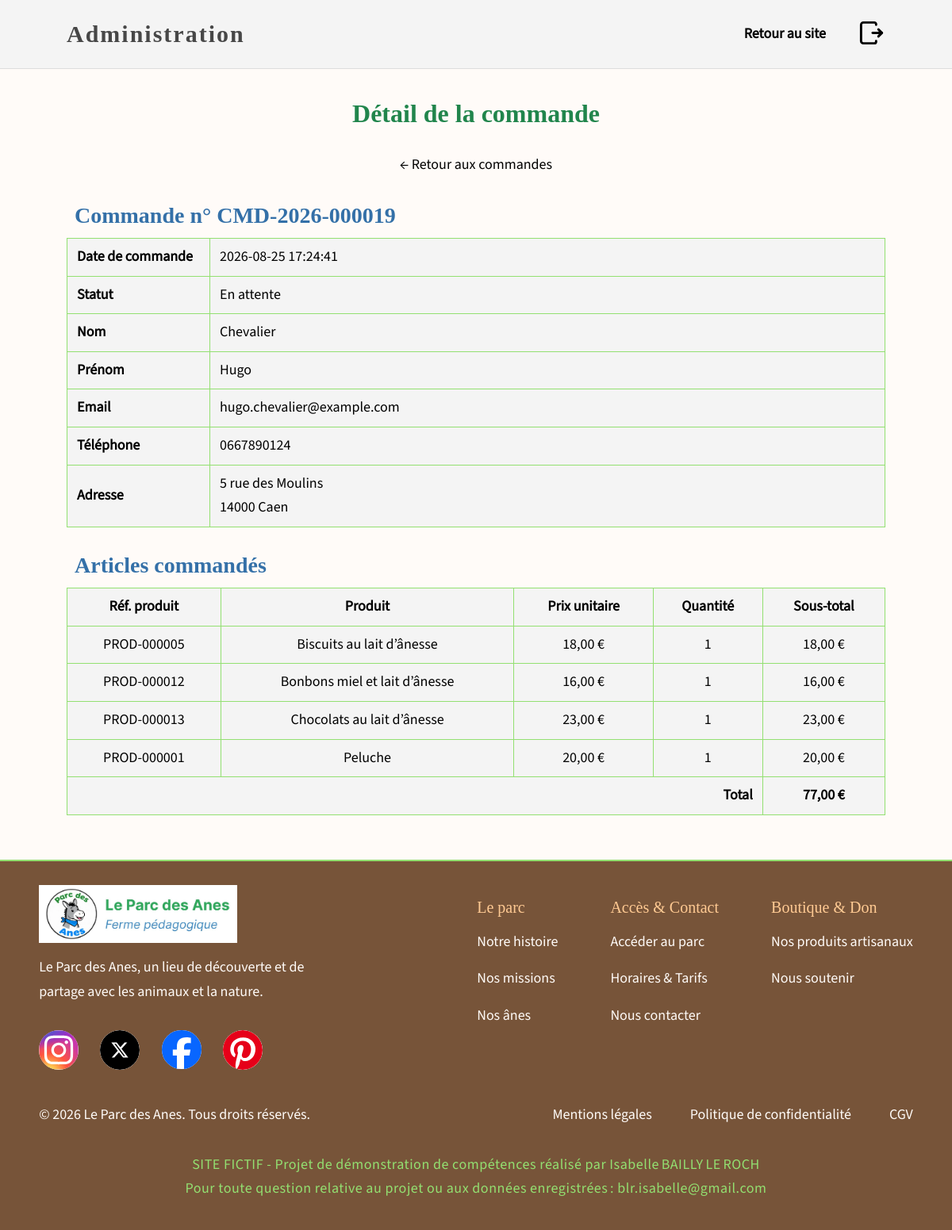
Page /?url=admin/commandes/show&id=19 (signed in) on the committed database.
### tables this page shows
CREATE TABLE `orders` (
  `id` int(11) NOT NULL,
  `order_number` varchar(20) NOT NULL,
  `user_id` int(11) NOT NULL,
  `last_name` varchar(100) NOT NULL,
  `first_name` varchar(100) NOT NULL,
  `email` varchar(255) NOT NULL,
  `phone` varchar(20) DEFAULT NULL,
  `address` varchar(255) NOT NULL,
  `postcode` varchar(5) NOT NULL,
  `city` varchar(100) NOT NULL,
  `status` varchar(20) NOT NULL DEFAULT 'pending',
  `created_at` datetime NOT NULL DEFAULT current_timestamp()
);

CREATE TABLE `order_items` (
  `id` int(11) NOT NULL,
  `order_id` int(11) NOT NULL,
  `product_id` int(11) NOT NULL,
  `product_reference` varchar(100) NOT NULL,
  `product_name` varchar(255) NOT NULL,
  `unit_price` decimal(10,2) NOT NULL,
  `quantity` int(11) NOT NULL,
  `subtotal` decimal(10,2) NOT NULL
);

### src/Controllers/BaseController.php (called while the page is built, shortened)
<?php
class BaseController
{
    protected function renderViewAndMeta(string $view, array $data = [])
    {
        $parts = explode('/', $view);
        $action = array_pop($parts);
        $section = implode('.', $parts);
        $metaService = new Meta();
        $meta = $metaService->getMeta($section, $action);
        $siteName = $metaService->siteName();
        $pageTitle = trim($meta['title'] ?? '');
        $title = ($pageTitle === '' || $pageTitle === $siteName)
            ? $siteName
            : $siteName . ' - ' . $pageTitle;
        $data['meta'] = $meta;
        $data['title'] = $title;
        $data['internalStyles'] = $data['internalStyles'] ?? [];
        $data['externalStyles'] = $data['externalStyles'] ?? [];
        $data['internalScripts'] = $data['internalScripts'] ?? [];
        $data['externalScripts'] = $data['externalScripts'] ?? [];
        $data['headerView'] = $data['headerView'] ?? 'header';
        extract($data);
        require __DIR__ . '/../Views/' . $view . '.php';
        require __DIR__ . '/../Views/partials/footer.php';
        require __DIR__ . '/../Views/layouts/main.php';
    }
}

### src/Controllers/Admin/AdminOrderController.php (called while the page is built, shortened)
<?php
class AdminOrderController extends BaseController
{
    private string $path;
    private OrderModel $model;
    public function __construct()
    {
        $this->path = 'admin/orders';
        $this->model = new OrderModel();
    }
    public function show(int $id)
    {
        try {
            $order = $this->model->findItemById($id);
            $items = $this->model->findOrderItems($id);
            $data = [
                'order' => $order,
                'items' => $items
            ];
            return $this->renderViewAndMeta(
                $this->path . '/show',
                array_merge(
                    $data,
                    $this->scriptsAndStylesAssets(),
                    [
                        'headerView' => 'header_admin'
                    ],
                )
            );
        } catch (Exception $e) {
            $this->handleException($e);
        }
    }
    private function scriptsAndStylesAssets(): array
    {
        return [
            'internalStyles' => [
                'admin-header.css',
                'admin-home.css',
                'admin-orders.css',
            ],
            'internalScripts' => [
                'admin_orders.js',
            ],
        ];
    }
}

### public/index.php (called while the page is built, shortened)
<?php
$rootPath = basename(__DIR__) === 'public'
    ? dirname(__DIR__)
    : __DIR__;
require_once $rootPath . '/src/Core/Autoload.php';
$url = $_GET['url'] ?? 'accueil';
$router = new Router();
$router->renderPage($url);

### src/Core/Autoload.php (called while the page is built, shortened)
<?php
spl_autoload_register(function (string $class): void {
    $prefix = 'App\\';
    $baseDir = __DIR__ . '/../';
    $relativeClass = substr($class, strlen($prefix));
    $file = $baseDir . str_replace('\\', '/', $relativeClass) . '.php';
    if (is_file($file)) {
        return;
    }
});

### config/database.php (called while the page is built)
<?php
$DB_HOST = 'localhost';
$DB_PORT = 3306 ;
$DB_NAME = 'db_parc_des_anes';
$DB_USER = 'root';
$DB_PASS = '';

### src/Core/DatabaseConnect.php (called while the page is built, shortened)
<?php
class DatabaseConnect
{
    private static ?DatabaseConnect $instance = null;
    private function __construct()
    {
        require __DIR__ . '/../../config/database.php';
        $dsn = "mysql:host=$DB_HOST;port=$DB_PORT;dbname=$DB_NAME;charset=utf8mb4";
        $options = [
            PDO::ATTR_ERRMODE => PDO::ERRMODE_EXCEPTION,
            PDO::ATTR_DEFAULT_FETCH_MODE => PDO::FETCH_ASSOC,
            PDO::ATTR_EMULATE_PREPARES => false
        ];
    }
    public static function getInstance(): self
    {
        if (self::$instance === null) {
            self::$instance = new self();
        }
        return self::$instance;
    }
}

### src/Models/OrderModel.php (called while the page is built, shortened)
<?php
class OrderModel
{
    private PDO $db;
    private string $table = 'orders';
    public function __construct()
    {
        $this->db = DatabaseConnect::getInstance()->getConnection();
    }
    public function findItemById(int $id): array|false
    {
        $stmt = $this->db->prepare("
            SELECT *
            FROM {$this->table}
            WHERE id = :id
        ");
        $stmt->execute([
            'id' => $id
        ]);
        return $stmt->fetch(PDO::FETCH_ASSOC);
    }
    public function findOrderItems(int $orderId): array
    {
        $stmt = $this->db->prepare("
            SELECT *
            FROM order_items
            WHERE order_id = :order_id
            ORDER BY id ASC
        ");
        $stmt->execute([
            'order_id' => $orderId
        ]);
        return $stmt->fetchAll(PDO::FETCH_ASSOC);
    }
}

### src/Views/admin/orders/sections/order_show.php (the view)
<section class="admin-order-show">
    <h3 class="admin-h3">
        Commande n° <?= htmlspecialchars($order['order_number']) ?>
    </h3>
    <table class="admin-order-details">
        <tbody>
            <tr>
                <th scope="row">Date de commande</th>
                <td>
                    <?= htmlspecialchars($order['created_at']) ?>
                </td>
            </tr>
            <tr>
                <th scope="row">Statut</th>
                <td>
                    <?= match ($order['status']) {
                        'shipped' => 'Expédié',
                        'cancelled' => 'Annulé',
                        default => 'En attente'
                    } ?>
                </td>
            </tr>
            <tr>
                <th scope="row">Nom</th>
                <td>
                    <?= htmlspecialchars($order['last_name']) ?>
                </td>
            </tr>
            <tr>
                <th scope="row">Prénom</th>
                <td>
                    <?= htmlspecialchars($order['first_name']) ?>
                </td>
            </tr>
            <tr>
                <th scope="row">Email</th>
                <td>
                    <?= htmlspecialchars($order['email']) ?>
                </td>
            </tr>
            <?php if (!empty($order['phone'])): ?>
                <tr>
                    <th scope="row">Téléphone</th>
                    <td>
                        <?= htmlspecialchars($order['phone']) ?>
                    </td>
                </tr>
            <?php endif; ?>
            <tr>
                <th scope="row">Adresse</th>
                <td>
                    <?= htmlspecialchars($order['address']) ?><br>
                    <?= htmlspecialchars($order['postcode']) ?>
                    <?= htmlspecialchars($order['city']) ?>
                </td>
            </tr>
        </tbody>
    </table>
    <h3 class="admin-h3">Articles commandés</h3>
    <?php if (empty($items)): ?>
        <p>Aucun article associé à cette commande.</p>
    <?php else: ?>
        <table class="admin-order-items">
            <thead>
                <tr>
                    <th>Réf. produit</th>
                    <th>Produit</th>
                    <th>Prix unitaire</th>
                    <th>Quantité</th>
                    <th>Sous-total</th>
                </tr>
            </thead>
            <tbody>
                <?php
                $total = 0;
                ?>
                <?php foreach ($items as $item): ?>
                    <?php
                    $total += (float) $item['subtotal'];
                    ?>
                    <tr>
                        <td>
                            <?= htmlspecialchars($item['product_reference']) ?>
                        </td>
                        <td>
                            <?= htmlspecialchars($item['product_name']) ?>
                        </td>
                        <td>
                            <?= htmlspecialchars(
                                number_format(
                                    (float) $item['unit_price'],
                                    2,
                                    ',',
                                    ' '
                                )
                            ) ?> €
                        </td>
                        <td>
                            <?= (int) $item['quantity'] ?>
                        </td>
                        <td>
                            <?= htmlspecialchars(
                                number_format(
                                    (float) $item['subtotal'],
                                    2,
                                    ',',
                                    ' '
                                )
                            ) ?> €
                        </td>
                    </tr>
                <?php endforeach; ?>
            </tbody>
            <tfoot>
                <tr>
                    <th colspan="4">Total</th>
                    <th>
                        <?= htmlspecialchars(
                            number_format(
                                $total,
                                2,
                                ',',
                                ' '
                            )
                        ) ?> €
                    </th>
                </tr>
            </tfoot>
        </table>
    <?php endif; ?>
</section>

### public/styles/pages/admin-home.css (style rules this page uses)
h3.admin-h3 { text-align: left; padding-left: 10px; margin-bottom: 10px; }

### public/styles/pages/admin-orders.css (style rules this page uses)
.admin-order-show { width: 100%; }
.admin-order-details, .admin-order-items { width: 100%; border-collapse: collapse; background-color: var(--color-bg-form); }
.admin-order-details { margin-bottom: 30px; }
.admin-order-details th, .admin-order-details td, .admin-order-items th, .admin-order-items td { padding: 8px 12px; border: 1px solid var(--color-border-decorative-1); vertical-align: middle; }
.admin-order-details th { width: 180px; font-weight: bold; text-align: left; background-color: var(--color-bg-admin); }
.admin-order-items th { font-weight: bold; text-align: center; background-color: var(--color-bg-admin); }
.admin-order-items td { text-align: center; }
.admin-order-items tfoot th { text-align: right; }
.admin-order-items tfoot th:last-child { text-align: center; }

### public/styles/foundations/tokens.css (style rules this page uses)
:root { --font-size-16: 1rem; --font-size-18: 1.125rem; --font-size-20: 1.25rem; --font-size-22: 1.375rem; --font-size-24: 1.5rem; --font-size-28: clamp(1.5rem, 3vw, 1.75rem); --font-size-32: clamp(1.75rem, 3.5vw, 2rem); --font-size-36: clamp(2rem, 4vw, 2.25rem); --font-size-40: clamp(2.25rem, 4.5vw, 2.5rem); --font-size-44: clamp(2.4375rem, 5vw, 2.75rem); --font-size-48: clamp(2.625rem, 5vw, 3rem); --font-size-52: clamp(2.75rem, 5.5vw, 3.25rem); --font-size-56: clamp(2.875rem, 5.5vw, 3.5rem); --font-size-60: clamp(2.9rem, 6vw, 3.75rem); --font-size-64: clamp(3rem, 6.5vw, 4rem); --font-family-body: 'Source_sans_3', sans-serif, system-ui; --font-family-display: 'Alatsi', serif, system-ui; --font-family-accent: 'ComicNeue', system-ui, sans-serif; --font-size-h1: var(--font-size-64); --font-size-h1-subtitle: clamp(1.5rem, 6vw, 2rem); --font-size-h2: var(--font-size-32); --font-size-h3: var(--font-size-28); --font-size-h4: var(--font-size-24); --font-size-high-text: var(--font-size-20); --font-size-accent-text: var(--font-size-18); --font-size-text: var(--font-size-18); --line-height-h1: 1.2; --line-height-h2: 1.25; --line-height-h3: 1.3; --line-height-h4: 1.35; --line-height-high-text: 1.45; --line-height-text: 1.7; --space-1: 1rem; --space-2: 1.5rem; --space-container-y: clamp(1.875rem, 3vw, 3.125rem); --space-container-x: clamp(1.875rem, 7vw, 6.25rem); --radius-xs: 5px; --radius-sm: 10px; --radius-md: 15px; --radius-lg: 25px; --shadow-strong: 0 4px 4px rgba(var(--black), 1); --shadow-light: 0 4px 4px rgba(var(--black), 0.25); --shadow-subtle: 3px 3px 2px rgba(var(--black), 0.25); --z-base: 1; --z-header: 10; --z-modal: 100; --black: 0, 0, 0; --light-black: #474747; --white: #ffffff; --off-white: #FFFBF8; --dark-beige: #FFCA93; --brown: #775439; --dark-blue: #3470A8; --light-green: #93E071; --dark-green: #21854C; --red: #FF0000; --green:#008000; --orange: #f77a13; --light-grey: #f4f4f4; --gold: #ffd700; --blue: blue; --grey: #ddd; --dark-grey: #bbb; }
body.light-theme { --color-background: var(--off-white); --color-header-bg: var(--dark-beige); --color-footer-bg: var(--brown); --color-intermediate-bg: var(--light-green); --color-surface: var(--off-white); --color-h1-content: var(--off-white); --color-h2-content: var(--dark-green); --color-h3-content: var(--dark-blue); --color-h4-content: var(--light-black); --color-high-text-content: var(--black); --color-text-content: var(--black); --color-text-header: var(--light-black); --color-high-text-footer: var(--dark-beige); --color-text-footer: var(--off-white); --color-btn-primary-bg: var(--light-green); --color-btn-primary-text: var(--light-black); --color-btn-primary-bg-hover: var(--dark-green); --color-btn-primary-text-hover: var(--off-white); --color-btn-secondary-bg: var(--white); --color-btn-secondary-text: var(--light-black); --color-btn-secondary-border: var(--light-green); --color-btn-secondary-bg-hover: var(--off-white); --color-btn-secondary-text-hover: var(--dark-green); --color-btn-secondary-border-hover: var(--dark-green); --color-bg-form: var(--light-grey); --color-border: var(--light-black); --color-border-decorative-1: var(--light-green); --color-border-decorative-2: var(--dark-blue); --color-hover-action: var(--dark-green); --color-error: var(--red); --color-success: var(--green); --color-focus-outline: var(--orange); --color-standard-link: var(--blue); --color-border-admin: var(--grey); --color-border-admin-hover: var(--dark-grey); }

### public/styles/layout/header.css (style rules this page uses)
.header-icon svg { display: block; width: 100%; height: 100%; fill: currentColor; }

### public/styles/layout/content.css (style rules this page uses)
.content h3 { color: var(--color-h3-content); }

### rows in the picture
orders: order_number "CMD-2026-000019", created_at "2026-08-25 17:24:41", status "En attente", last_name "Chevalier", first_name "Hugo", email "hugo.chevalier@example.com", phone "0667890124", address "5 rue des Moulins", postcode "14000", city "Caen"
order_items: product_reference "PROD-000005", product_name "Biscuits au lait d’ânesse", unit_price "18,00", quantity "1", subtotal "18,00"
order_items: product_reference "PROD-000012", product_name "Bonbons miel et lait d’ânesse", unit_price "16,00", quantity "1", subtotal "16,00"
order_items: product_reference "PROD-000013", product_name "Chocolats au lait d’ânesse", unit_price "23,00", quantity "1", subtotal "23,00"
order_items: product_reference "PROD-000001", product_name "Peluche", unit_price "20,00", quantity "1", subtotal "20,00"

### other values in the picture
$total "77,00"
